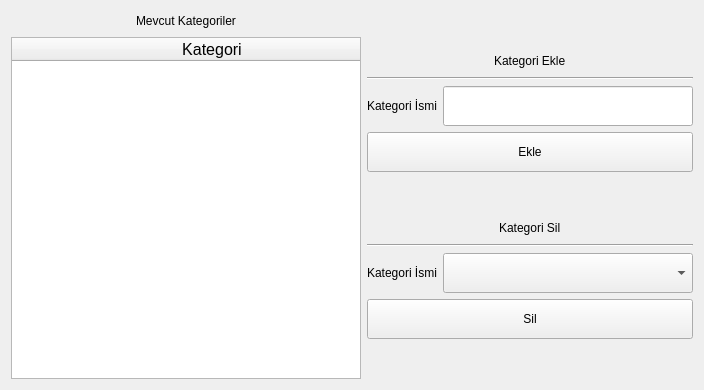
      <widget class="QWidget" name="tap_kategori">
       <attribute name="title">
        <string>Kategoriler</string>
       </attribute>
       <layout class="QVBoxLayout" name="verticalLayout_42">
        <item>
         <layout class="QHBoxLayout" name="horizontalLayout_62">
          <item>
           <layout class="QHBoxLayout" name="horizontalLayout_63">
            <item>
             <layout class="QVBoxLayout" name="verticalLayout_33">
              <property name="sizeConstraint">
               <enum>QLayout::SetMinimumSize</enum>
              </property>
              <item>
               <layout class="QHBoxLayout" name="horizontalLayout_64">
                <item>
                 <spacer name="horizontalSpacer_52">
                  <property name="orientation">
                   <enum>Qt::Horizontal</enum>
                  </property>
                  <property name="sizeHint" stdset="0">
                   <size>
                    <width>40</width>
                    <height>20</height>
                   </size>
                  </property>
                 </spacer>
                </item>
                <item>
                 <widget class="QLabel" name="label_8">
                  <property name="text">
                   <string>Mevcut Kategoriler</string>
                  </property>
                 </widget>
                </item>
                <item>
                 <spacer name="horizontalSpacer_59">
                  <property name="orientation">
                   <enum>Qt::Horizontal</enum>
                  </property>
                  <property name="sizeHint" stdset="0">
                   <size>
                    <width>40</width>
                    <height>20</height>
                   </size>
                  </property>
                 </spacer>
                </item>
               </layout>
              </item>
              <item>
               <widget class="QTableWidget" name="table_kategoriler">
                <property name="minimumSize">
                 <size>
                  <width>350</width>
                  <height>300</height>
                 </size>
                </property>
                <property name="styleSheet">
                 <string notr="true">font: 10pt &quot;MS Shell Dlg 2&quot;;</string>
                </property>
                <attribute name="horizontalHeaderCascadingSectionResizes">
                 <bool>false</bool>
                </attribute>
                <attribute name="horizontalHeaderDefaultSectionSize">
                 <number>400</number>
                </attribute>
                <attribute name="horizontalHeaderHighlightSections">
                 <bool>true</bool>
                </attribute>
                <attribute name="horizontalHeaderShowSortIndicator" stdset="0">
                 <bool>false</bool>
                </attribute>
                <attribute name="horizontalHeaderStretchLastSection">
                 <bool>true</bool>
                </attribute>
                <column>
                 <property name="text">
                  <string>Kategori</string>
                 </property>
                 <property name="font">
                  <font>
                   <pointsize>12</pointsize>
                  </font>
                 </property>
                </column>
               </widget>
              </item>
             </layout>
            </item>
           </layout>
          </item>
          <item>
           <layout class="QVBoxLayout" name="verticalLayout_34">
            <item>
             <layout class="QVBoxLayout" name="verticalLayout_35">
              <item>
               <layout class="QVBoxLayout" name="verticalLayout_36">
                <item>
                 <spacer name="verticalSpacer_39">
                  <property name="orientation">
                   <enum>Qt::Vertical</enum>
                  </property>
                  <property name="sizeHint" stdset="0">
                   <size>
                    <width>20</width>
                    <height>40</height>
                   </size>
                  </property>
                 </spacer>
                </item>
                <item>
                 <layout class="QVBoxLayout" name="verticalLayout_37">
                  <item>
                   <layout class="QVBoxLayout" name="verticalLayout_38">
                    <item>
                     <layout class="QHBoxLayout" name="horizontalLayout_65">
                      <item>
                       <spacer name="horizontalSpacer_60">
                        <property name="orientation">
                         <enum>Qt::Horizontal</enum>
                        </property>
                        <property name="sizeHint" stdset="0">
                         <size>
                          <width>40</width>
                          <height>20</height>
                         </size>
                        </property>
                       </spacer>
                      </item>
                      <item>
                       <widget class="QLabel" name="label_9">
                        <property name="text">
                         <string>Kategori Ekle</string>
                        </property>
                       </widget>
                      </item>
                      <item>
                       <spacer name="horizontalSpacer_61">
                        <property name="orientation">
                         <enum>Qt::Horizontal</enum>
                        </property>
                        <property name="sizeHint" stdset="0">
                         <size>
                          <width>40</width>
                          <height>20</height>
                         </size>
                        </property>
                       </spacer>
                      </item>
                     </layout>
                    </item>
                    <item>
                     <widget class="Line" name="line_3">
                      <property name="orientation">
                       <enum>Qt::Horizontal</enum>
                      </property>
                     </widget>
                    </item>
                    <item>
                     <layout class="QHBoxLayout" name="horizontalLayout_66">
                      <item>
                       <widget class="QLabel" name="label_10">
                        <property name="maximumSize">
                         <size>
                          <width>125</width>
                          <height>16777215</height>
                         </size>
                        </property>
                        <property name="text">
                         <string>Kategori İsmi</string>
                        </property>
                       </widget>
                      </item>
                      <item>
                       <widget class="QLineEdit" name="kategori_ekleme5">
                        <property name="sizePolicy">
                         <sizepolicy hsizetype="Minimum" vsizetype="Fixed">
                          <horstretch>0</horstretch>
                          <verstretch>0</verstretch>
                         </sizepolicy>
                        </property>
                        <property name="minimumSize">
                         <size>
                          <width>250</width>
                          <height>40</height>
                         </size>
                        </property>
                        <property name="styleSheet">
                         <string notr="true">font: 14pt &quot;Georgia&quot;;</string>
                        </property>
                        <property name="text">
                         <string/>
                        </property>
                       </widget>
                      </item>
                     </layout>
                    </item>
                   </layout>
                  </item>
                  <item>
                   <layout class="QHBoxLayout" name="horizontalLayout_68">
                    <item>
                     <widget class="QPushButton" name="ekle_kategori_buton">
                      <property name="minimumSize">
                       <size>
                        <width>130</width>
                        <height>40</height>
                       </size>
                      </property>
                      <property name="cursor">
                       <cursorShape>PointingHandCursor</cursorShape>
                      </property>
                      <property name="text">
                       <string>Ekle</string>
                      </property>
                     </widget>
                    </item>
                   </layout>
                  </item>
                 </layout>
                </item>
               </layout>
              </item>
              <item>
               <spacer name="verticalSpacer_40">
                <property name="orientation">
                 <enum>Qt::Vertical</enum>
                </property>
                <property name="sizeHint" stdset="0">
                 <size>
                  <width>20</width>
                  <height>40</height>
                 </size>
                </property>
               </spacer>
              </item>
             </layout>
            </item>
            <item>
             <layout class="QVBoxLayout" name="verticalLayout_39">
              <item>
               <layout class="QVBoxLayout" name="verticalLayout_40">
                <item>
                 <layout class="QVBoxLayout" name="verticalLayout_41">
                  <item>
                   <layout class="QHBoxLayout" name="horizontalLayout_69">
                    <item>
                     <spacer name="horizontalSpacer_63">
                      <property name="orientation">
                       <enum>Qt::Horizontal</enum>
                      </property>
                      <property name="sizeHint" stdset="0">
                       <size>
                        <width>40</width>
                        <height>20</height>
                       </size>
                      </property>
                     </spacer>
                    </item>
                    <item>
                     <widget class="QLabel" name="label_11">
                      <property name="text">
                       <string>Kategori Sil</string>
                      </property>
                     </widget>
                    </item>
                    <item>
                     <spacer name="horizontalSpacer_64">
                      <property name="orientation">
                       <enum>Qt::Horizontal</enum>
                      </property>
                      <property name="sizeHint" stdset="0">
                       <size>
                        <width>40</width>
                        <height>20</height>
                       </size>
                      </property>
                     </spacer>
                    </item>
                   </layout>
                  </item>
                  <item>
                   <widget class="Line" name="line_4">
                    <property name="orientation">
                     <enum>Qt::Horizontal</enum>
                    </property>
                   </widget>
                  </item>
                  <item>
                   <layout class="QHBoxLayout" name="horizontalLayout_70">
                    <item>
                     <layout class="QHBoxLayout" name="horizontalLayout_71">
                      <item>
                       <widget class="QLabel" name="label_42">
                        <property name="maximumSize">
                         <size>
                          <width>126</width>
                          <height>16777215</height>
                         </size>
                        </property>
                        <property name="text">
                         <string>Kategori İsmi</string>
                        </property>
                       </widget>
                      </item>
                      <item>
                       <widget class="QComboBox" name="kategori_sil">
                        <property name="sizePolicy">
                         <sizepolicy hsizetype="Minimum" vsizetype="Fixed">
                          <horstretch>0</horstretch>
                          <verstretch>0</verstretch>
                         </sizepolicy>
                        </property>
                        <property name="minimumSize">
                         <size>
                          <width>250</width>
                          <height>40</height>
                         </size>
                        </property>
                       </widget>
                      </item>
                     </layout>
                    </item>
                   </layout>
                  </item>
                 </layout>
                </item>
               </layout>
              </item>
              <item>
               <layout class="QHBoxLayout" name="horizontalLayout_72">
                <item>
                 <widget class="QPushButton" name="sil_kategori_buton">
                  <property name="minimumSize">
                   <size>
                    <width>130</width>
                    <height>40</height>
                   </size>
                  </property>
                  <property name="cursor">
                   <cursorShape>PointingHandCursor</cursorShape>
                  </property>
                  <property name="text">
                   <string>Sil</string>
                  </property>
                 </widget>
                </item>
               </layout>
              </item>
              <item>
               <spacer name="verticalSpacer_41">
                <property name="orientation">
                 <enum>Qt::Vertical</enum>
                </property>
                <property name="sizeHint" stdset="0">
                 <size>
                  <width>20</width>
                  <height>40</height>
                 </size>
                </property>
               </spacer>
              </item>
             </layout>
            </item>
           </layout>
          </item>
         </layout>
        </item>
       </layout>
      </widget>
